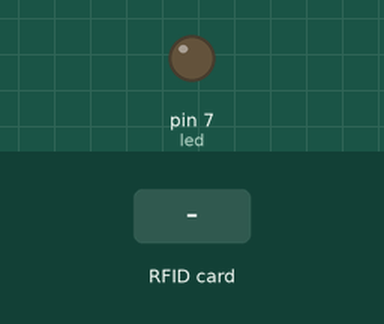
A sketch run on a simulated Arduino Uno, built with avr-gcc and run on an emulated ATmega328P. On the bench: output pins drawn as LEDs (lit = HIGH). The inputs (shaded band) are chosen by the test bench. Pins used as bus, display or sensor lines are not drawn; what the sketch prints to the serial monitor is not drawn.

Above: at 1.2 s.
1.3 s: RFID card 5E 7A 19 C4 held to the reader
Timing chart, 0 to 4.3 s (numbered marks = the images above; inputs shaded):
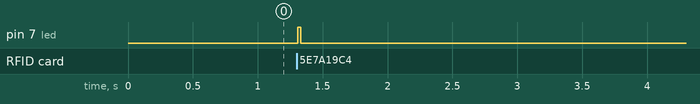

Measured:
- after the input at 1.3 s, pin 7 (led): LOW → HIGH at once, → LOW 0.03 s later

The sketch:

rfid.ino
```cpp
// (c) Michael Schoeffler 2014, http://www.mschoeffler.de
#include "SPI.h" // SPI library
#include "MFRC522.h" // RFID library (https://github.com/miguelbalboa/rfid)
const int pinRST = 9;
const int pinSDA = 10;
MFRC522 mfrc522(pinSDA, pinRST); // Set up mfrc522 on the Arduino
int led=7;
void setup() {
  pinMode(led,OUTPUT);
  SPI.begin(); // open SPI connection
  mfrc522.PCD_Init(); // Initialize Proximity Coupling Device (PCD)
  Serial.begin(9600); // open serial connection
}
void loop() {
  if (mfrc522.PICC_IsNewCardPresent()) { // (true, if RFID tag/card is present ) PICC = Proximity Integrated Circuit Card
    if(mfrc522.PICC_ReadCardSerial()) { // true, if RFID tag/card was read
      Serial.print("RFID TAG ID:");
      digitalWrite(led,HIGH);
      for (byte i = 0; i < mfrc522.uid.size; ++i) { // read id (in parts)
        Serial.print(mfrc522.uid.uidByte[i], HEX); // print id as hex values
        Serial.print(" "); // add space between hex blocks to increase readability
      }
      Serial.println(); // Print out of id is complete.
    }
  }
  else
  digitalWrite(led,LOW);
}
```
